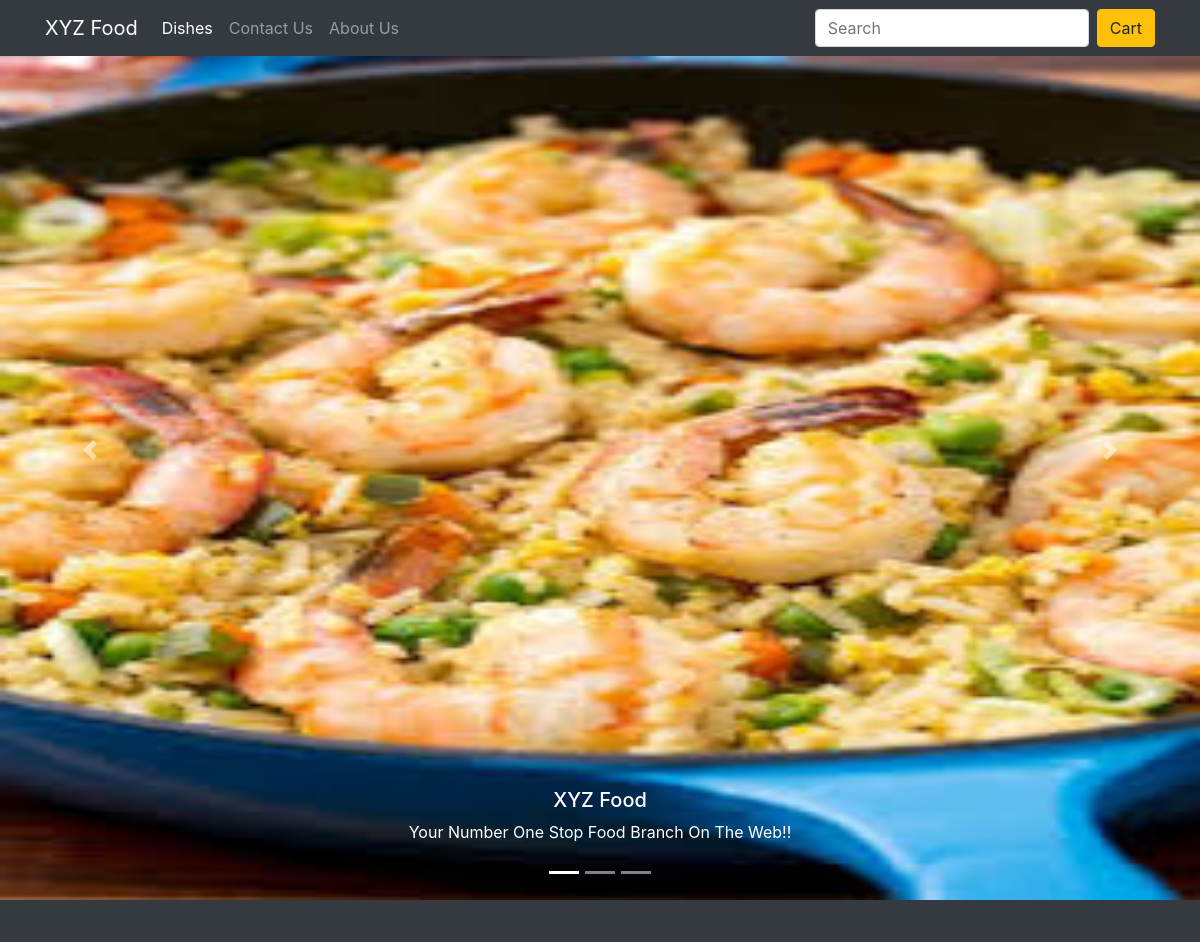
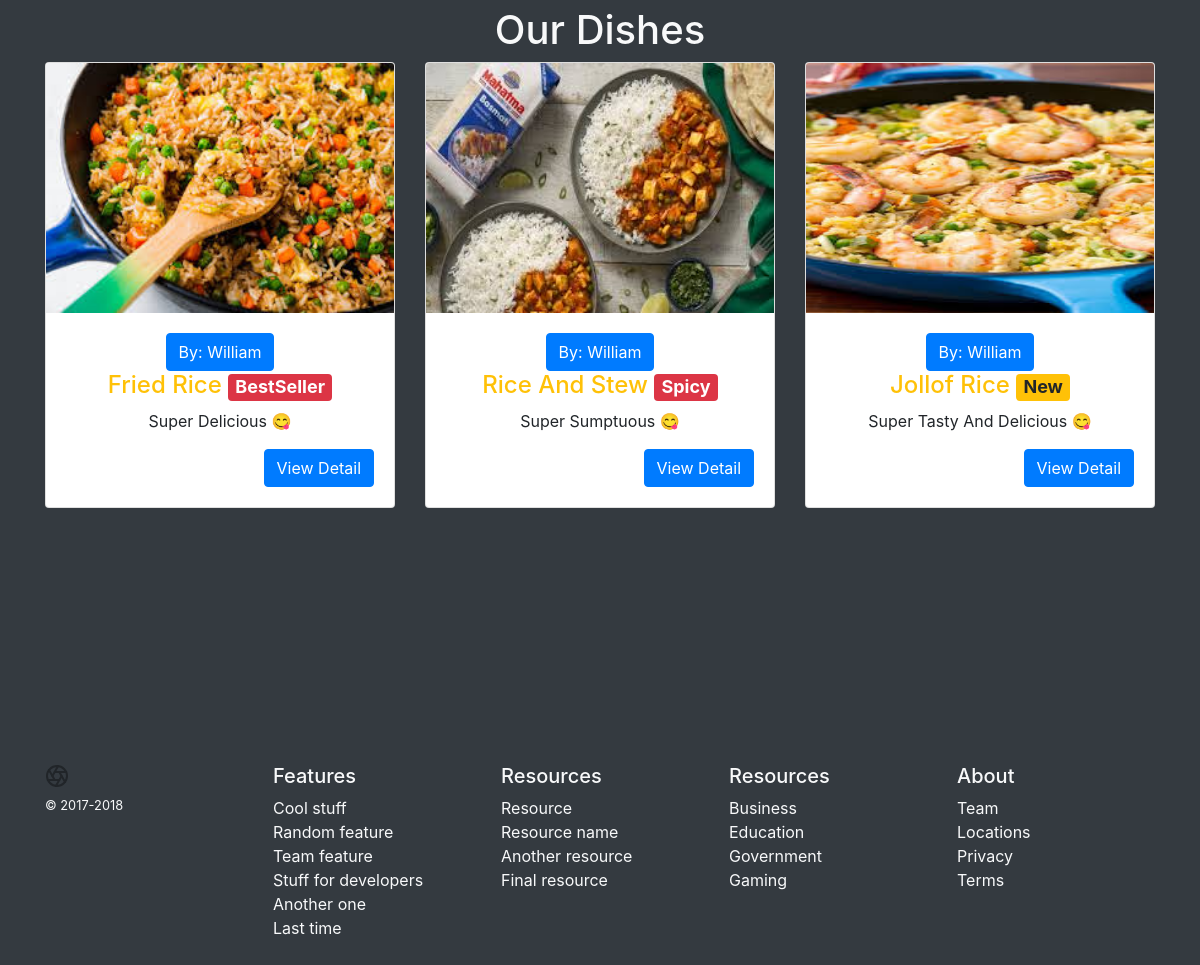
/e-food/ (signed in), run on the app's committed database (2 pictures, top to bottom).
### main_app/models.py (models this page shows, shortened)
class Item(models.Model):
    LABELS = [
        ["BestSeller","BestSeller"],
        ["New","New"],
        ["Spicy","Spicy"]
    ]
    LABEL_COLORS = [
        ["primary","primary"],
        ["secondary","secondary"],
        ["danger", "danger"],
        ["warning", "warning"],
        ["info","info"]
    ]
    title = models.CharField(max_length=50)
    image = models.ImageField(upload_to="images/")
    description = models.CharField(max_length=70)
    price = models.FloatField(default=5.00)
    pieces = models.IntegerField(default=1)
    instructions = models.CharField(max_length=80)
    label = models.CharField(max_length=50, choices=LABELS)
    label_color = models.CharField(max_length=50, choices=LABEL_COLORS)
    slug = models.SlugField(default="food_item")
    created_by = models.ForeignKey(User, on_delete=models.CASCADE)

### main_app/views.py (the view)
# urls.py: path('', views.menu_list, name='menu-list'),
def menu_list(request):
    all_items = Item.objects.filter(created_by = request.user)
    context = {"all_items":all_items}
    return render(request, 'main/menu_list.html', context)

### main_app/templates/main/menu_list.html (shortened to what this page needs)
{% extends 'main/base.html' %}
{% block content %}
    <div class="bd-example">
        <div id="carouselExampleCaptions" class="carousel slide" data-ride="carousel">
            <ol class="carousel-indicators">
                <li data-target="#carouselExampleCaptions" data-slide-to="0" class="active"></li>
                <li data-target="#carouselExampleCaptions" data-slide-to="1"></li>
                <li data-target="#carouselExampleCaptions" data-slide-to="2"></li>
            </ol>
        <div class="carousel-inner">
            <div class="carousel-item active">
                <img class="d-block w-100" src="../media/food1.jpg" height="900px">
                <div class="carousel-caption d-none d-md-block">
                    <h5>XYZ Food</h5>
                    <p>Your Number One Stop Food Branch On The Web!!</p>
                </div>
            </div>
        </div>
        <a class="carousel-control-prev" href="#carouselExampleCaptions" role="button" data-slide="prev">
            <span class="carousel-control-prev-icon" aria-hidden="true"></span>
        </a>
        <a class="carousel-control-next" href="#carouselExampleCaptions" role="button" data-slide="next">
            <span class="carousel-control-next-icon" aria-hidden="true"></span>
        </a>
        </div>
    </div>
    <div class="container">
            <h1 class="text-center text-light mt-5">Our Dishes</h2>
        <div class="row">
            {% for item in all_items %}
                <div class="col-md-4">
                    <div class="card text-center mb-5">
                        <img class="card-img-top" src="{{item.image.url}}" height="250px">
                        <div class="card-body">
                            <button class="btn btn-primary">By: {{item.created_by|capfirst}}</button>
                            <h4 class="card-text text-warning">{{item.title|title}} <span class="badge badge-{{item.label_color}}">{{item.label}}</span></h4>
                            <p class="">{{item.description|title}}</p>
                            <a href="{% url 'main:item-detail' slug=item.slug %}" class="btn btn-primary float-right">View Detail</a>
                        </div>
                    </div>
                </div>
            {% endfor %}
        </div>
    </div>
{% endblock content %}

### main_app/templates/main/base.html (shortened to what this page needs)
{% load static %}
<!doctype html>
<html lang="en">
  <head>
    <link href="{% static 'bootstrap.min.css' %}" rel="stylesheet">
  </head>
  <body class="bg-dark">
    <nav class="navbar navbar-expand-md navbar-dark bg-dark fixed-top">
      <div class="container">
      <a class="navbar-brand" href="#">XYZ Food</a>
      <div class="collapse navbar-collapse" id="navbarsExampleDefault">
        <ul class="navbar-nav mr-auto">
          <li class="nav-item active">
            <a class="nav-link" href="#">Dishes <span class="sr-only">(current)</span></a>
          </li>
          <li class="nav-item">
            <a class="nav-link" href="#">Contact Us</a>
          </li>
          <li class="nav-item">
            <a class="nav-link" href="#">About Us</a>
          </li>
        </ul>
        <form class="form-inline my-2 my-lg-0">
          <input class="form-control mr-sm-2" type="text" placeholder="Search" aria-label="Search">
          <a href="{% url 'main:cart' %}" class="btn btn-warning my-2 my-sm-0">Cart</a>
        </form>
      </div>
      </div>
    </nav>
    <main role="main">
      {% block content %}{% endblock content %}
    </main>
    <footer class="container py-5" style="margin-top:10em">
      <div class="row">
        <div class="col-12 col-md">
          <small class="d-block mb-3 text-light">&copy; 2017-2018</small>
        </div>
        <div class="col-6 col-md">
          <h5 class="text-light">Features</h5>
          <ul class="list-unstyled text-small">
            <li><a class="text-light" href="#">Cool stuff</a></li>
            <li><a class="text-light" href="#">Random feature</a></li>
            <li><a class="text-light" href="#">Team feature</a></li>
            <li><a class="text-light" href="#">Stuff for developers</a></li>
            <li><a class="text-light" href="#">Another one</a></li>
            <li><a class="text-light" href="#">Last time</a></li>
          </ul>
        </div>
        <div class="col-6 col-md">
          <h5  class="text-light">Resources</h5>
          <ul class="list-unstyled text-small">
            <li><a class="text-light" href="#">Resource</a></li>
            <li><a class="text-light" href="#">Resource name</a></li>
            <li><a class="text-light" href="#">Another resource</a></li>
            <li><a class="text-light" href="#">Final resource</a></li>
          </ul>
        </div>
        <div class="col-6 col-md">
          <h5 class="text-light">Resources</h5>
          <ul class="list-unstyled text-small">
            <li><a class="text-light" href="#">Business</a></li>
            <li><a class="text-light" href="#">Education</a></li>
            <li><a class="text-light" href="#">Government</a></li>
            <li><a class="text-light" href="#">Gaming</a></li>
          </ul>
        </div>
        <div class="col-6 col-md">
          <h5 class="text-light">About</h5>
          <ul class="list-unstyled text-small">
            <li><a class="text-light" href="#">Team</a></li>
            <li><a class="text-light" href="#">Locations</a></li>
            <li><a class="text-light" href="#">Privacy</a></li>
            <li><a class="text-light" href="#">Terms</a></li>
          </ul>
        </div>
      </div>
    </footer>
  </body>
</html>

### data on the page
Item: image (picture), created_by "William", title "Fried Rice", label "BestSeller", description "Super Delicious 😋"
Item: image (picture), created_by "William", title "Rice And Stew", label "Spicy", description "Super Sumptuous 😋"
Item: image (picture), created_by "William", title "Jollof Rice", label "New", description "Super Tasty And Delicious 😋"
